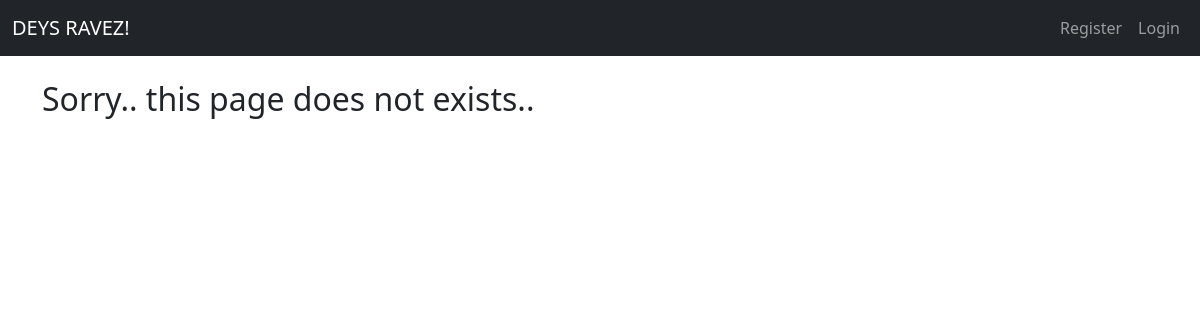
Page /category/entertainment/ on the earlier database version.
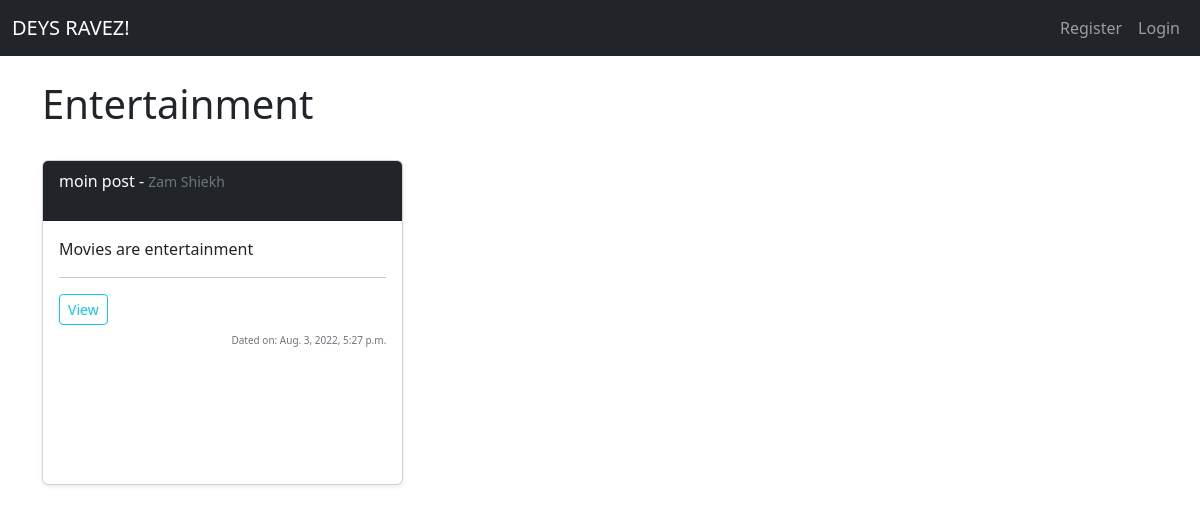
Same page on the later database version.
### zblog/models.py (models this page shows, shortened)
class Post(models.Model):
    title = models.CharField(max_length=600)
    title_tag = models.CharField(max_length=600) #,default="DEYS RAVEZ!"
    author = models.ForeignKey(User, on_delete=models.CASCADE)
    body=models.TextField()
    updated_date = models.DateTimeField(auto_now_add=True)
    category = models.CharField(max_length=255, default='coding')
    likes = models.ManyToManyField(User, related_name='blog_posts')

### zblog/views.py (the view)
# urls.py: path('category/<str:cats>/', views.CategoryView, name="category"),
def CategoryView(request, cats):
    category_posts = Post.objects.filter(category=cats.replace('-',' '))
    return render(request, 'categories.html', {'cats':cats.title().replace('-',' '),'category_posts':category_posts, })

### zblog/templates/categories.html (shortened to what this page needs)
{% extends 'base.html' %}
{% block content %}
{% if category_posts %}
<h1>{{cats|capfirst }}</h1>
<br>
<div class="row row-cols-1 row-cols-sm-2 row-cols-md-3 g-3">
    {% for post in category_posts %}
    <div class="col mb-2">
        <div class="card shadow-sm" >
            <div class="card-header bg-dark text-white" style="min-height: 60px;">
                {{post.title}} - <small class="mb-1 text-muted">{{post.author.first_name}}
                    {{post.author.last_name}}</small>
            </div>
            <div class="card-body" style="min-height: 263px;">
                <p class="card-text">{{post.body | slice:":200" | safe }}</p>
                <hr>
                <div class="d-flex justify-content-between align-items-center">
                    <div class="btn-group">
                        <a href="{% url 'detail' post.pk %}" class="btn btn-sm btn-outline-info">View</a>
                    </div>
                </div>
                <small class="text-muted my-2" style="font-size:x-small;float: right;">Dated on: {{post.updated_date}}</small>
            </div>
        </div>
    </div>
    {% endfor %}
</div>
{% else %}
<h2>Sorry.. this page does not exists..</h2>
{% endif %}
{% endblock %}

Differences in the rows shown:
added Post: category "Entertainment", title "moin post", author.first_name "Zam", author.last_name "Shiekh", body "Movies are entertainment", updated_date "Aug. 3, 2022, 5:27 p.m."
Other differences:
text no longer shown: "Sorry.. this page does not exists.."
